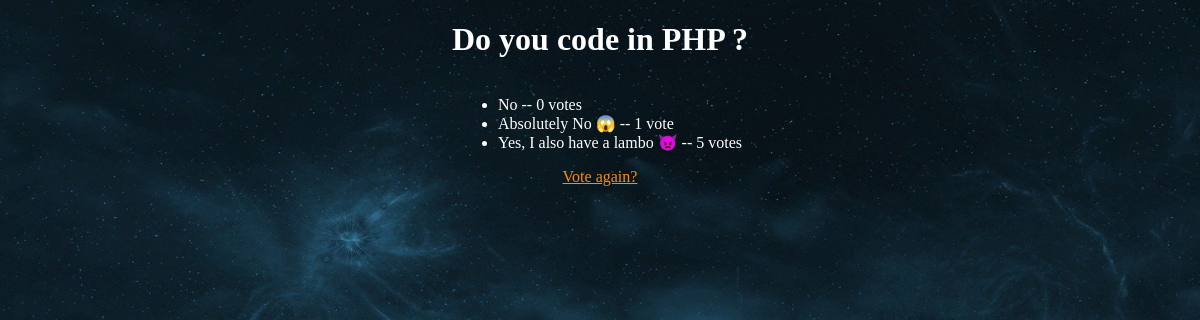
/polls/1/results/, run on an earlier commit of the app's database.
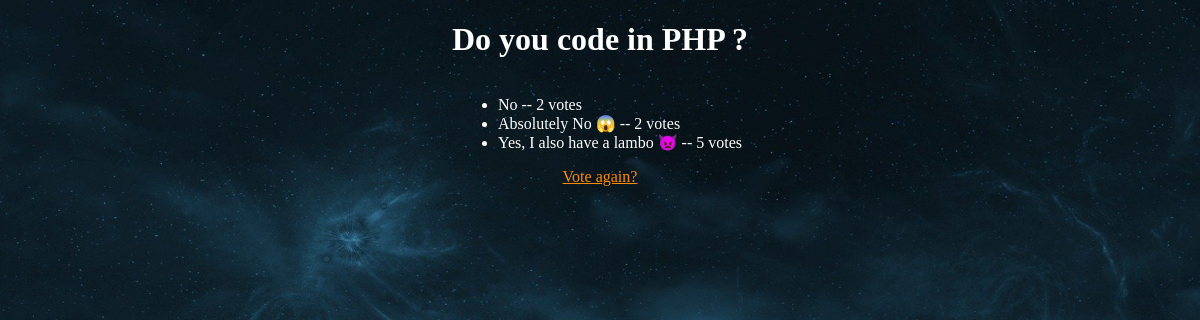
And on a later commit of the database.
### polls/models.py (models this page shows, shortened)
class Question(models.Model):
    question_text = models.CharField(max_length=200)
    pub_date = models.DateTimeField("date published")

class Choice(models.Model):
    question = models.ForeignKey(Question, on_delete=models.CASCADE)
    choice_text = models.CharField(max_length=200)
    votes = models.IntegerField(default=0)

### polls/views.py (the view)
# urls.py: path("<int:pk>/results/", views.ResultsView.as_view(), name="results"),
class ResultsView(generic.DetailView):
    model = Question
    template_name = "polls/results.html"

### polls/templates/polls/results.html
{% load static %}
<link rel="stylesheet" href="{% static 'polls/style.css' %}">
<h1>{{ question.question_text }}</h1>
<ul>
{% for choice in question.choice_set.all %}
    <li>{{ choice.choice_text }} -- {{ choice.votes }} vote{{ choice.votes|pluralize }}</li>
{% endfor %}
</ul>
<a href="{% url 'polls:detail' question.id %}">Vote again?</a>

### polls/static/polls/style.css (style rules this page uses)
a { color: darkorange; }
li { color: white; }
h1,h2,p,label { color: white; text-align: center; }

What changed in the data, as far as the page shows it:
changed Choice "No": votes "0" → "2"
changed Choice "Absolutely No 😱": votes "1" → "2"
